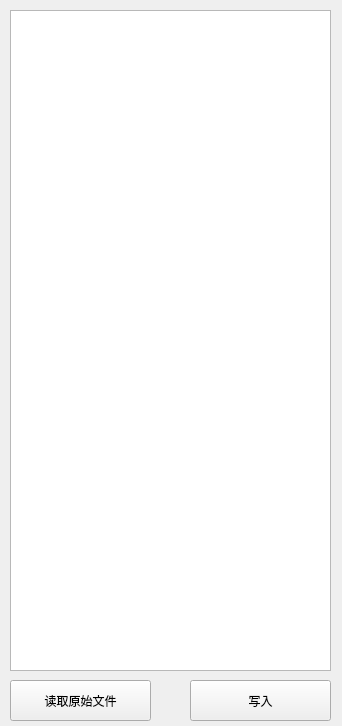
<?xml version="1.0" encoding="UTF-8"?>
<ui version="4.0">
 <class>NotepadForm</class>
 <widget class="QWidget" name="NotepadForm">
  <property name="geometry">
   <rect>
    <x>0</x>
    <y>0</y>
    <width>342</width>
    <height>726</height>
   </rect>
  </property>
  <property name="windowTitle">
   <string>提示板</string>
  </property>
  <widget class="QTextEdit" name="textEdit">
   <property name="geometry">
    <rect>
     <x>10</x>
     <y>10</y>
     <width>321</width>
     <height>661</height>
    </rect>
   </property>
  </widget>
  <widget class="QPushButton" name="pushButton_reload_ori">
   <property name="geometry">
    <rect>
     <x>10</x>
     <y>680</y>
     <width>141</width>
     <height>41</height>
    </rect>
   </property>
   <property name="text">
    <string>读取原始文件</string>
   </property>
  </widget>
  <widget class="QPushButton" name="pushButton_write">
   <property name="geometry">
    <rect>
     <x>190</x>
     <y>680</y>
     <width>141</width>
     <height>41</height>
    </rect>
   </property>
   <property name="text">
    <string>写入</string>
   </property>
  </widget>
 </widget>
 <resources/>
 <connections/>
</ui>
